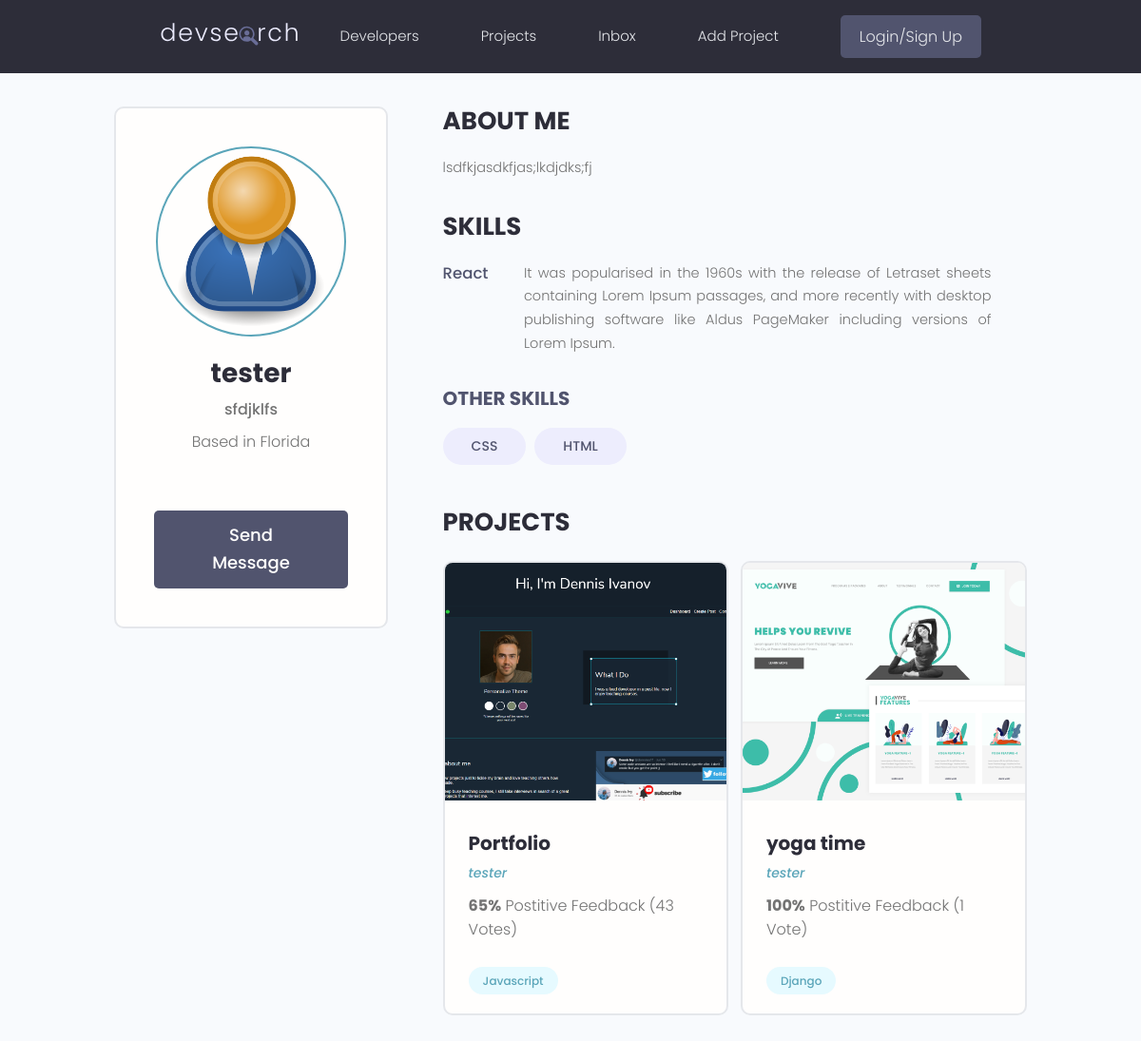
Screenshot of /profile/afcf1c0a-ac01-4988-b245-5ca8ee2daa7c with the database file from the repository.
### user/models.py (models this page shows, shortened)
class Profile(models.Model):
    user = models.OneToOneField(
        User, on_delete=models.CASCADE, null=True, blank=True)
    name = models.CharField(max_length=200, blank=True, null=True)
    email = models.EmailField(max_length=500, blank=True, null=True)
    username = models.CharField(max_length=200, blank=True, null=True)
    location = models.CharField(max_length=200, blank=True, null=True)
    short_intro = models.CharField(max_length=200, blank=True, null=True)
    bio = models.TextField(blank=True, null=True)
    profile_image = models.ImageField(
        null=True, blank=True, upload_to='profiles/', default="profiles/user-default.png")
    social_github = models.CharField(max_length=200, blank=True, null=True)
    social_twitter = models.CharField(max_length=200, blank=True, null=True)
    social_linkedin = models.CharField(max_length=200, blank=True, null=True)
    social_youtube = models.CharField(max_length=200, blank=True, null=True)
    social_website = models.CharField(max_length=200, blank=True, null=True)
    created = models.DateTimeField(auto_now_add=True)
    id = models.UUIDField(default=uuid.uuid4, unique=True, primary_key=True, editable=False)

class Skill(models.Model):
    owner = models.ForeignKey(Profile, on_delete=models.CASCADE, null=True, blank=True)
    name = models.CharField(max_length=200, blank=True, null=True)
    description = models.TextField(null=True, blank=True)
    created = models.DateTimeField(auto_now_add=True)
    id = models.UUIDField(default=uuid.uuid4, unique=True, primary_key=True, editable=False)
    def __str__(self):
        return str(self.name)

### projects/models.py (models this page shows, shortened)
class Project(models.Model):
    owner = models.ForeignKey(Profile, null=True, blank=True, on_delete=models.SET_NULL)
    title = models.CharField(max_length=100)
    description = models.TextField(null=True, blank=True)
    featured_image = models.ImageField(null=True, blank=True, default='default.jpg')
    demo_link = models.CharField(max_length=2000, null=True, blank=True)
    source_link = models.CharField(max_length=2000, null=True, blank=True)
    vote_total = models.IntegerField(default=0, null=True, blank=True)
    vote_ratio = models.IntegerField(default=0, null=True, blank=True)
    tags = models.ManyToManyField('Tag', blank=True)
    created = models.DateTimeField(auto_now_add=True)
    id = models.UUIDField(default=uuid.uuid4, unique=True, primary_key=True, editable=False)

class Tag(models.Model):
    name = models.CharField(max_length=200)
    created = models.DateTimeField(auto_now_add=True)
    id = models.UUIDField(default=uuid.uuid4, unique=True, primary_key=True, editable=False)
    def __str__(self):
        return self.name

### user/views.py (the view)
# urls.py: path('profile/<str:pk>', views.userProfile, name='user-profile'),
def userProfile(request, pk):
    profile = Profile.objects.get(id=pk)
    topSkills = profile.skill_set.exclude(description__exact='')
    otherSkills = profile.skill_set.filter(description='')
    context = {'profile': profile, 'topSkills': topSkills, 'otherSkills': otherSkills}
    return render(request, 'user/user-profile.html', context)

### user/templates/user/user-profile.html (shortened to what this page needs)
{% extends 'main.html' %}
{% block content %}
<main class="profile my-md">
    <div class="container">
      <div class="layout">
        <div class="column column--1of3">
          <div class="card text-center">
            <div class="card__body dev">
              <img class="avatar avatar--xl" src="{{ profile.profile_image.url }}" />
              <h2 class="dev__name">{{profile.name}}</h2>
              <p class="dev__title">{{profile.short_intro}}</p>
              <p class="dev__location">Based in {{profile.location}}</p>
              <a href="#" class="btn btn--sub btn--lg">Send Message </a>
            </div>
          </div>
        </div>
        <div class="column column--2of3">
          <div class="devInfo">
            <h3 class="devInfo__title">About Me</h3>
            <p class="devInfo__about">{{profile.bio}}</p>
          </div>
          <div class="devInfo">
            <h3 class="devInfo__title">Skills</h3>
            <div class="devInfo__skills">
              {% for skill in topSkills %}
              <div class="devSkill">
                <h4 class="devSkill__title">{{skill.name}}</h4>
                <p class="devSkill__info">{{skill.description}}</p>
              </div>
              {% endfor %}
              <h3 class="devInfo__subtitle">Other Skills</h3>
              <div class="devInfo__otherSkills">
                {% for skill in otherSkills %}
                <span class="tag tag--pill tag--sub tag--lg">
                  <small>{{skill}}</small>
                </span>
                {% endfor %}
              </div>
            </div>
          </div>
          <div class="devInfo">
            <h3 class="devInfo__title">Projects</h3>
            <div class="grid grid--two">
              {% for project in profile.project_set.all %}
              <div class="column">
                <div class="card project">
                  <a href="single-project.html" class="project">
                    <img class="project__thumbnail" src="{{project.featured_image.url}}" alt="project thumbnail" />
                    <div class="card__body">
                      <h3 class="project__title">{{project.title}}</h3>
                      <p><a class="project__author" href="{% url 'user-profile' project.owner.id %}">{{project.owner.name}}</a></p>
                      <p class="project--rating">
                        <span style="font-weight: bold;">{{project.vote_ratio}}%</span> Postitive
                        Feedback ({{project.vote_total}} Vote{{project.vote_total|pluralize:"s"}})
                      </p>
                      <div class="project__tags">
                        {% for tag in project.tags.all %}
                        <span class="tag tag--pill tag--main">
                          <small>{{tag}}</small>
                        </span>
                        {% endfor %}
                      </div>
                    </div>
                  </a>
                </div>
              </div>
              {% endfor %}
            </div>
          </div>
        </div>
      </div>
    </div>
  </main>
{% endblock %}

### static/styles/app.css (style rules this page uses)
:root { --color-sub: #2d2d39; }
.btn--sub { background-color: var(--color-sub-light); }
.card { border: 2px solid var(--color-light); }
img { width: 100%; }
.profile .card > .dev { padding: 4rem; }
.dev__name { color: var(--color-sub); font-size: 2.8rem; font-weight: 700; margin-top: 1rem; margin-bottom: 0.5rem; }
.dev__title { font-size: 1.6rem; font-weight: 500; line-height: 1.3; }
.dev__location { margin-top: 1rem; }
.devInfo { margin-bottom: 3rem; }
.devInfo__title, .devInfo__subtitle { font-size: 2.6rem; color: var(--color-sub); text-transform: uppercase; font-weight: 700; margin-bottom: 1.5rem; }
.devInfo__subtitle { font-size: 2rem; color: var(--color-sub-light); }
.devInfo__about, .devSkill__info { font-size: 1.45rem; line-height: 1.7; text-align: justify; }
.devSkill { margin-bottom: 3rem; }
.devSkill__title { font-size: 1.65rem; font-weight: 500; color: var(--color-sub-light); }
@media screen and (min-width: 700px) { .devSkill { display: flex; justify-content: space-between; gap: 3rem; } }
@media screen and (min-width: 700px) { .devSkill__info { flex-basis: 80%; } }
.project__author { font-size: 1.4rem; font-style: italic; }
.project--rating { margin-bottom: 1.6em; margin-top: .5em; }
.project__thumbnail { height: 25rem; object-fit: cover; object-position: top center; }
.project__title { font-size: 2rem; font-weight: 700; color: var(--color-sub); }

### static/uikit/styles/modules/_variables.css (style rules this page uses)
:root { --color-main: #5aa5b9; --color-main-light: #e6faff; --color-sub: #3f4156; --color-sub-light: #51546e; --color-sub-lighter: #ededfd; --color-text: #737373; --color-gray: #8b8b8b; --color-light: #e5e7eb; --color-light-gray: #767676; --color-bg: #f8fafd; --color-white: #fffefd; --color-white-light: #f3f3f3; --color-success: #359e64; --color-success-bg: #def8e8; --color-error: #fc4b0b; --color-error-bg: #fff2ee; --font-base: 'Poppins', arial, helvetica, 'Segoe UI', roboto, ubuntu, sans-serif; --font-monospace: 'Fira Code', 'Courier New', courier, monospace; --font-regular: 300; --font-medium: 500; --font-bold: 700; --generic-shadow: 1px 1px 5px #00000010; --generic-transition: all 0.3s ease-in-out; }

### static/uikit/styles/modules/_base.css (style rules this page uses)
* { margin: 0; padding: 0; box-sizing: border-box; text-rendering: optimizeLegibility; color: inherit; font-size: inherit; }
html { font-size: 50%; }
@media only screen and (min-width: 480px) { html { font-size: 56.25%; } }
@media only screen and (min-width: 1200px) { html { font-size: 62.5%; } }
body { line-height: 1.6; font-weight: 400; font-size: 1.5rem; color: var(--color-text); background-color: var(--color-bg); min-height: 100vh; }

### static/uikit/styles/modules/_typography.css (style rules this page uses)
* { font-family: var(--font-base); }
h2 { font-size: 3.6rem; font-weight: var(--font-bold); }
h3 { font-size: 3.2rem; font-weight: var(--font-medium); }
h4 { font-size: 2.8rem; font-weight: var(--font-medium); }
p, span, strong { font-size: 1.6rem; color: var(--color-text); font-weight: var(--font-regular); }
a { padding-bottom: 2px; text-decoration: none; display: inline-block; color: var(--color-main); font-weight: var(--font-medium); }

### static/uikit/styles/modules/_utilities.css (style rules this page uses)
.container { width: 92%; max-width: 165rem; margin: 0 auto; box-sizing: border-box; }
@media screen and (min-width: 1000px) { .container { width: 90%; } }
@media screen and (min-width: 1200px) { .container { width: 80%; } }
.text-center { text-align: center; }
.my-md { margin: 3rem auto; }

### static/uikit/styles/modules/_avatar.css (style rules this page uses)
.avatar { border-radius: 50%; border: 2px solid var(--color-main); object-fit: cover; }
.avatar--xl { height: 20rem; width: 20rem; }

### static/uikit/styles/modules/_button.css (style rules this page uses)
.btn { display: inline-block; position: relative; cursor: pointer; background-color: var(--color-light); font-weight: var(--font-medium); color: var(--color-sub); text-decoration: none; padding: 1rem 2rem; border-radius: 0.5rem; border: none; width: -webkit-fit-content; width: -moz-fit-content; width: fit-content; height: -webkit-fit-content; height: -moz-fit-content; height: fit-content; font-size: 1.6rem; outline-width: 0; outline-color: transparent; -webkit-backface-visibility: hidden; backface-visibility: hidden; transition: all 0.3s ease-in-out; }
.btn--sub { background-color: var(--color-sub); color: var(--color-white); }
.btn--lg { font-size: 1.8rem; padding: 1.2rem 4.5rem; }

### static/uikit/styles/modules/_card.css (style rules this page uses)
.card { border-radius: 1rem; background-color: var(--color-white); border: 1.5px solid var(--color-light); width: auto; height: auto; margin-top: 0.5rem; margin-bottom: 0.5rem; overflow: hidden; }
.card__body, .card__header { padding: 2rem 2.5rem; }

### rows the page displays
Profile: profile_image (placeholder picture), name "tester", short_intro "sfdjklfs", location "Florida", bio "lsdfkjasdkfjas;lkdjdks;fj"
Skill: name "React", description "It was popularised in the 1960s with the release of Letraset sheets containing Lorem Ipsum passages, and more recently with desktop publishing software like Aldus PageMaker including versions of Lorem Ipsum."
Skill: name "CSS"
Skill: name "HTML"
Project: featured_image (picture), title "Portfolio", owner.name "tester", vote_ratio "65", vote_total "43"
Tag: name "Javascript"
Project: featured_image (picture), title "yoga time", owner.name "tester", vote_ratio "100", vote_total "1"
Tag: name "Django"
